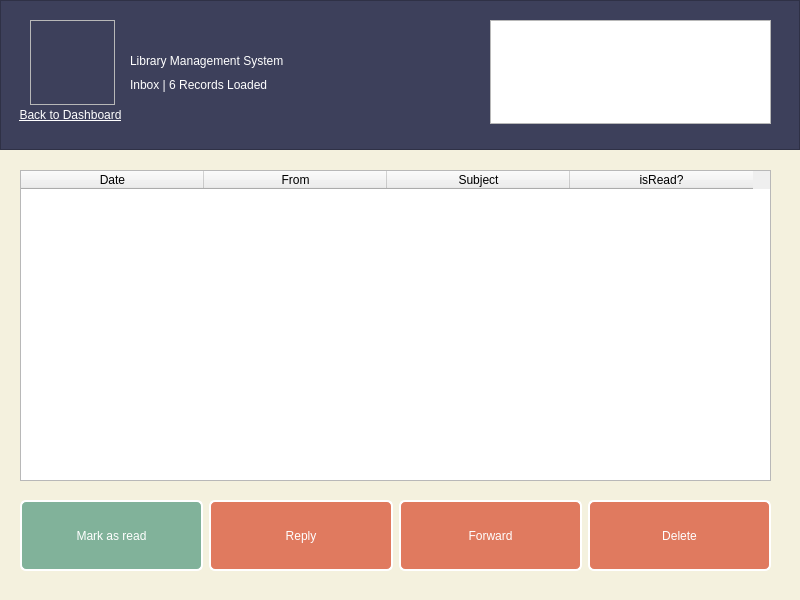
<?xml version="1.0" encoding="UTF-8"?>
<ui version="4.0">
 <class>inbox</class>
 <widget class="QWidget" name="inbox">
  <property name="geometry">
   <rect>
    <x>0</x>
    <y>0</y>
    <width>800</width>
    <height>600</height>
   </rect>
  </property>
  <property name="windowTitle">
   <string>Inbox</string>
  </property>
  <property name="windowIcon">
   <iconset resource="res.qrc">
    <normaloff>:/icons/icons/library.png</normaloff>:/icons/icons/library.png</iconset>
  </property>
  <property name="styleSheet">
   <string notr="true">#inbox
{
	background-color: rgb(244, 241, 222);
	color: rgb(61, 64, 91);
}
QPushButton
{
	font: 10pt &quot;IRANYekan&quot;;
	background-color: rgb(224, 122, 95);
	color: rgb(255, 255, 255);
    border: 2px solid rgb(255, 255, 255);
    border-radius: 6px;
}
QPushButton:hover
{
	background-color: rgb(242, 204, 143);
}
QPushButton#pushButton_asread
{
	background-color: rgb(129, 178, 154);
}
QPushButton#pushButton_asread:hover
{
	background-color: rgb(242, 204, 143);
}</string>
  </property>
  <widget class="QFrame" name="frame_top">
   <property name="geometry">
    <rect>
     <x>0</x>
     <y>0</y>
     <width>800</width>
     <height>150</height>
    </rect>
   </property>
   <property name="styleSheet">
    <string notr="true">#frame_top
{
background-color: rgb(61, 64, 91);
color: rgb(255, 255, 255);
}
#pushButton_backtodash
{
background-color: rgb(61, 64, 91);
color: rgb(255, 255, 255);
}
QLabel
{
background-color: rgb(61, 64, 91);
color: rgb(255, 255, 255);
}</string>
   </property>
   <property name="frameShape">
    <enum>QFrame::StyledPanel</enum>
   </property>
   <property name="frameShadow">
    <enum>QFrame::Raised</enum>
   </property>
   <widget class="QFrame" name="frame_icon">
    <property name="geometry">
     <rect>
      <x>30</x>
      <y>20</y>
      <width>85</width>
      <height>85</height>
     </rect>
    </property>
    <property name="styleSheet">
     <string notr="true">image: url(:/icons/icons/inbox.png);</string>
    </property>
    <property name="frameShape">
     <enum>QFrame::StyledPanel</enum>
    </property>
    <property name="frameShadow">
     <enum>QFrame::Raised</enum>
    </property>
   </widget>
   <widget class="QLabel" name="label_title">
    <property name="geometry">
     <rect>
      <x>130</x>
      <y>45</y>
      <width>451</width>
      <height>31</height>
     </rect>
    </property>
    <property name="styleSheet">
     <string notr="true">font: 75 14pt &quot;IRANYekan&quot;;</string>
    </property>
    <property name="text">
     <string>Library Management System</string>
    </property>
   </widget>
   <widget class="QLabel" name="label">
    <property name="geometry">
     <rect>
      <x>130</x>
      <y>75</y>
      <width>320</width>
      <height>20</height>
     </rect>
    </property>
    <property name="styleSheet">
     <string notr="true">font: 25 10pt &quot;IRANYekan Light&quot;;</string>
    </property>
    <property name="text">
     <string>Inbox | 6 Records Loaded</string>
    </property>
   </widget>
   <widget class="QPushButton" name="pushButton_backtodash">
    <property name="geometry">
     <rect>
      <x>10</x>
      <y>105</y>
      <width>121</width>
      <height>20</height>
     </rect>
    </property>
    <property name="styleSheet">
     <string notr="true">border: 0px;
text-decoration: underline;
font: 25 7pt &quot;IRANYekan Light&quot;;</string>
    </property>
    <property name="text">
     <string>&amp;Back to Dashboard</string>
    </property>
    <property name="flat">
     <bool>true</bool>
    </property>
   </widget>
   <widget class="QPlainTextEdit" name="plainTextEdit">
    <property name="geometry">
     <rect>
      <x>490</x>
      <y>20</y>
      <width>281</width>
      <height>104</height>
     </rect>
    </property>
    <property name="styleSheet">
     <string notr="true">font: 8pt &quot;IRANYekan&quot;;</string>
    </property>
    <property name="readOnly">
     <bool>true</bool>
    </property>
   </widget>
  </widget>
  <widget class="QTableWidget" name="tableWidget">
   <property name="geometry">
    <rect>
     <x>20</x>
     <y>170</y>
     <width>751</width>
     <height>311</height>
    </rect>
   </property>
   <property name="selectionBehavior">
    <enum>QAbstractItemView::SelectRows</enum>
   </property>
   <property name="sortingEnabled">
    <bool>true</bool>
   </property>
   <attribute name="horizontalHeaderDefaultSectionSize">
    <number>183</number>
   </attribute>
   <column>
    <property name="text">
     <string>Date</string>
    </property>
   </column>
   <column>
    <property name="text">
     <string>From</string>
    </property>
   </column>
   <column>
    <property name="text">
     <string>Subject</string>
    </property>
   </column>
   <column>
    <property name="text">
     <string>isRead?</string>
    </property>
   </column>
  </widget>
  <widget class="QWidget" name="horizontalLayoutWidget">
   <property name="geometry">
    <rect>
     <x>20</x>
     <y>500</y>
     <width>751</width>
     <height>71</height>
    </rect>
   </property>
   <layout class="QHBoxLayout" name="horizontalLayout">
    <item>
     <widget class="QPushButton" name="pushButton_asread">
      <property name="sizePolicy">
       <sizepolicy hsizetype="Expanding" vsizetype="Expanding">
        <horstretch>0</horstretch>
        <verstretch>0</verstretch>
       </sizepolicy>
      </property>
      <property name="text">
       <string>Mark as read</string>
      </property>
     </widget>
    </item>
    <item>
     <widget class="QPushButton" name="pushButton_reply">
      <property name="sizePolicy">
       <sizepolicy hsizetype="Expanding" vsizetype="Expanding">
        <horstretch>0</horstretch>
        <verstretch>0</verstretch>
       </sizepolicy>
      </property>
      <property name="text">
       <string>Reply</string>
      </property>
     </widget>
    </item>
    <item>
     <widget class="QPushButton" name="pushButton_forward">
      <property name="sizePolicy">
       <sizepolicy hsizetype="Expanding" vsizetype="Expanding">
        <horstretch>0</horstretch>
        <verstretch>0</verstretch>
       </sizepolicy>
      </property>
      <property name="text">
       <string>Forward</string>
      </property>
     </widget>
    </item>
    <item>
     <widget class="QPushButton" name="pushButton_delete">
      <property name="sizePolicy">
       <sizepolicy hsizetype="Expanding" vsizetype="Expanding">
        <horstretch>0</horstretch>
        <verstretch>0</verstretch>
       </sizepolicy>
      </property>
      <property name="text">
       <string>Delete</string>
      </property>
     </widget>
    </item>
   </layout>
  </widget>
 </widget>
 <resources>
  <include location="res.qrc"/>
 </resources>
 <connections/>
</ui>
